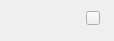
<ui version="4.0" >
 <class>CornerWidgetClass</class>
 <widget class="QWidget" name="CornerWidgetClass" >
  <property name="geometry" >
   <rect>
    <x>0</x>
    <y>0</y>
    <width>114</width>
    <height>41</height>
   </rect>
  </property>
  <property name="sizePolicy" >
   <sizepolicy vsizetype="Preferred" hsizetype="Fixed" >
    <horstretch>0</horstretch>
    <verstretch>0</verstretch>
   </sizepolicy>
  </property>
  <property name="maximumSize" >
   <size>
    <width>114</width>
    <height>16777215</height>
   </size>
  </property>
  <property name="windowTitle" >
   <string>CornerWidget</string>
  </property>
  <layout class="QGridLayout" name="gridLayout" >
   <item row="0" column="0" >
    <spacer name="horizontalSpacer" >
     <property name="orientation" >
      <enum>Qt::Horizontal</enum>
     </property>
     <property name="sizeHint" stdset="0" >
      <size>
       <width>10</width>
       <height>10</height>
      </size>
     </property>
    </spacer>
   </item>
   <item row="0" column="1" >
    <widget class="QToolButton" name="toolButton" >
     <property name="maximumSize" >
      <size>
       <width>14</width>
       <height>14</height>
      </size>
     </property>
     <property name="text" >
      <string/>
     </property>
    </widget>
   </item>
   <item row="1" column="1" >
    <spacer name="verticalSpacer" >
     <property name="orientation" >
      <enum>Qt::Vertical</enum>
     </property>
     <property name="sizeHint" stdset="0" >
      <size>
       <width>17</width>
       <height>0</height>
      </size>
     </property>
    </spacer>
   </item>
  </layout>
 </widget>
 <layoutdefault spacing="6" margin="11" />
 <resources/>
 <connections/>
</ui>
